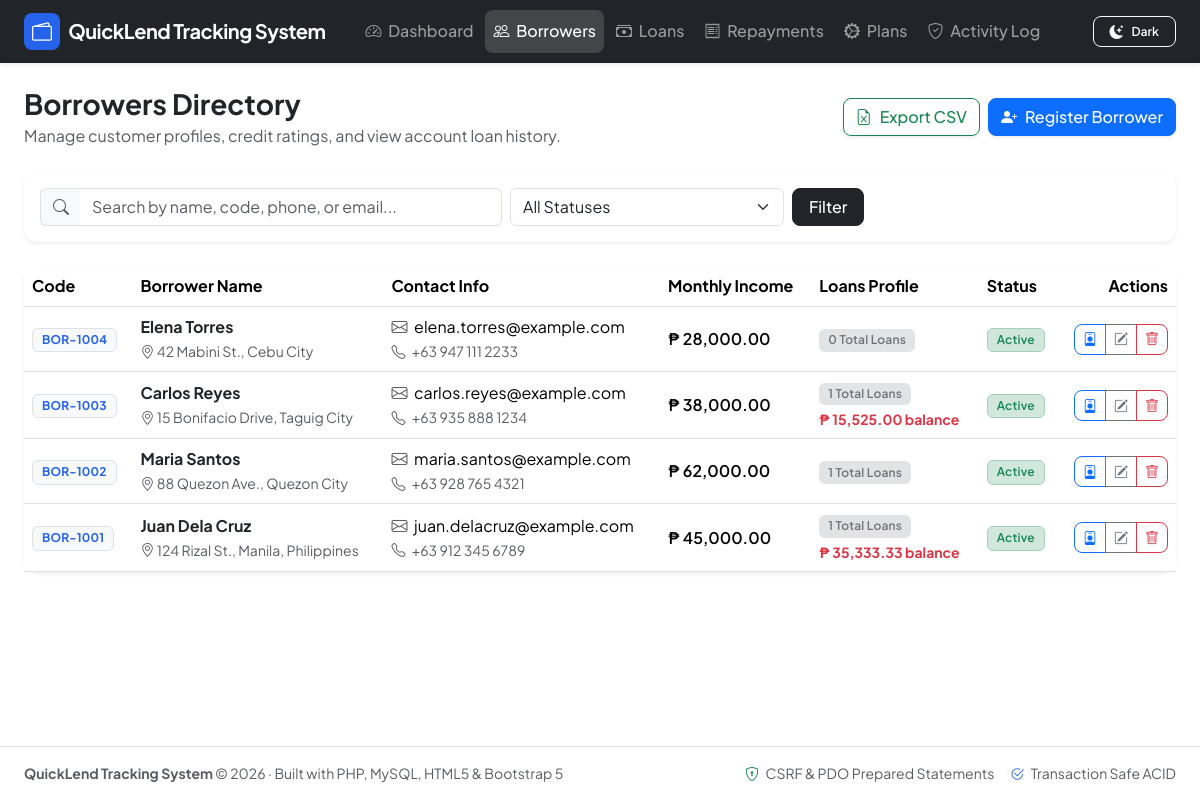
Page /borrowers.php on the committed database.
### tables this page shows
CREATE TABLE `borrowers` (
    `id` INT AUTO_INCREMENT PRIMARY KEY,
    `borrower_code` VARCHAR(20) NOT NULL UNIQUE,
    `first_name` VARCHAR(60) NOT NULL,
    `last_name` VARCHAR(60) NOT NULL,
    `email` VARCHAR(100) NOT NULL UNIQUE,
    `phone` VARCHAR(25) NOT NULL,
    `address` TEXT NOT NULL,
    `monthly_income` DECIMAL(12,2) NOT NULL,
    `status` ENUM('active', 'inactive', 'blacklisted') NOT NULL DEFAULT 'active',
    `created_at` TIMESTAMP DEFAULT CURRENT_TIMESTAMP,
    `updated_at` TIMESTAMP DEFAULT CURRENT_TIMESTAMP ON UPDATE CURRENT_TIMESTAMP,
    INDEX `idx_borrower_code` (`borrower_code`),
    INDEX `idx_borrower_status` (`status`)
);

### functions.php (called while the page is built, shortened)
<?php
require_once __DIR__ . '/config.php';
function getAllBorrowers($pdo, $search = '', $status = '') {
    $sql = "SELECT b.*,
                   COUNT(l.id) AS total_loans,
                   COALESCE(SUM(CASE WHEN l.status IN ('disbursed', 'pending') THEN l.remaining_balance ELSE 0 END), 0) AS total_outstanding
            FROM borrowers b
            LEFT JOIN loans l ON b.id = l.borrower_id
            WHERE 1=1";
    $params = [];
    $sql .= " GROUP BY b.id ORDER BY b.id DESC";
    $stmt = $pdo->prepare($sql);
    $stmt->execute($params);
    return $stmt->fetchAll();
}

### config.php (called while the page is built, shortened)
<?php
function formatCurrency($amount) {
    return APP_CURRENCY . ' ' . number_format((float)$amount, 2);
}

### borrowers.php (the view, shortened to what this page needs)
<?php
require_once __DIR__ . '/config.php';
require_once __DIR__ . '/functions.php';
$pdo = getDbConnection();
$search = trim($_GET['search'] ?? '');
$status = trim($_GET['status'] ?? '');
$borrowers = getAllBorrowers($pdo, $search, $status);
require_once __DIR__ . '/header.php';
?>
<div class="d-flex flex-column flex-md-row justify-content-between align-items-md-center gap-3 mb-4">
    <div>
        <h2 class="h3 fw-bold mb-1">Borrowers Directory</h2>
        <p class="text-muted mb-0">Manage customer profiles, credit ratings, and view account loan history.</p>
    </div>
    <div class="d-flex align-items-center gap-2">
        <a href="export.php?type=borrowers" class="btn btn-outline-success d-flex align-items-center gap-2 shadow-sm">
            <i class="bi bi-file-earmark-excel"></i>
            <span>Export CSV</span>
        </a>
        <button type="button" class="btn btn-primary d-flex align-items-center gap-2 shadow-sm" data-bs-toggle="modal" data-bs-target="#addBorrowerModal">
            <i class="bi bi-person-plus-fill"></i> Register Borrower
        </button>
    </div>
</div>
<div class="card border-0 shadow-sm p-3 mb-4 bg-white">
    <form method="GET" action="borrowers.php" class="row g-2 align-items-center">
        <div class="col-md-6 col-lg-5">
            <div class="input-group">
                <span class="input-group-text bg-light border-end-0"><i class="bi bi-search text-muted"></i></span>
                <input type="text" name="search" class="form-control border-start-0" placeholder="Search by name, code, phone, or email..." value="<?= htmlspecialchars($search) ?>">
            </div>
        </div>
        <div class="col-md-4 col-lg-3">
            <select name="status" class="form-select">
                <option value="">All Statuses</option>
            </select>
        </div>
        <div class="col-auto">
            <button type="submit" class="btn btn-dark px-3">Filter</button>
        </div>
    </form>
</div>
<div class="card border-0 shadow-sm">
    <div class="table-responsive">
        <table class="table table-hover align-middle mb-0">
            <thead>
                <tr>
                    <th>Code</th>
                    <th>Borrower Name</th>
                    <th>Contact Info</th>
                    <th>Monthly Income</th>
                    <th>Loans Profile</th>
                    <th>Status</th>
                    <th class="text-end">Actions</th>
                </tr>
            </thead>
            <tbody>
                <?php if (empty($borrowers)): ?>
                    <tr>
                        <td colspan="7" class="text-center py-5 text-muted">
                            <i class="bi bi-people fs-1 d-block mb-2 text-secondary opacity-50"></i>
                            No borrowers match your search criteria.
                        </td>
                    </tr>
                <?php else: ?>
                    <?php foreach ($borrowers as $b): ?>
                        <tr>
                            <td>
                                <a href="borrower_view.php?id=<?= $b['id'] ?>" class="badge bg-light text-primary border fw-bold text-decoration-none">
                                    <?= htmlspecialchars($b['borrower_code']) ?>
                                </a>
                            </td>
                            <td>
                                <a href="borrower_view.php?id=<?= $b['id'] ?>" class="text-decoration-none">
                                    <div class="fw-bold text-dark"><?= htmlspecialchars($b['first_name'] . ' ' . $b['last_name']) ?></div>
                                </a>
                                <small class="text-muted"><i class="bi bi-geo-alt"></i> <?= htmlspecialchars(substr($b['address'], 0, 35)) . (strlen($b['address']) > 35 ? '...' : '') ?></small>
                            </td>
                            <td>
                                <div><i class="bi bi-envelope text-muted me-1"></i> <?= htmlspecialchars($b['email']) ?></div>
                                <small class="text-muted"><i class="bi bi-telephone text-muted me-1"></i> <?= htmlspecialchars($b['phone']) ?></small>
                            </td>
                            <td>
                                <span class="fw-semibold"><?= formatCurrency($b['monthly_income']) ?></span>
                            </td>
                            <td>
                                <span class="badge bg-secondary-subtle text-secondary me-1"><?= $b['total_loans'] ?> Total Loans</span>
                                <?php if ($b['total_outstanding'] > 0): ?>
                                    <div class="small text-danger fw-bold mt-1">
                                        <?= formatCurrency($b['total_outstanding']) ?> balance
                                    </div>
                                <?php endif; ?>
                            </td>
                            <td>
                                <?php if ($b['status'] === 'active'): ?>
                                    <span class="badge bg-success-subtle text-success border border-success-subtle">Active</span>
                                <?php elseif ($b['status'] === 'blacklisted'): ?>
                                    <span class="badge bg-danger-subtle text-danger border border-danger-subtle">Blacklisted</span>
                                <?php else: ?>
                                    <span class="badge bg-secondary-subtle text-secondary border border-secondary-subtle">Inactive</span>
                                <?php endif; ?>
                            </td>
                            <td class="text-end">
                                <div class="btn-group btn-group-sm">
                                    <a href="borrower_view.php?id=<?= $b['id'] ?>" class="btn btn-outline-primary" title="View 360 Dossier">
                                        <i class="bi bi-person-badge"></i>
                                    </a>
                                    <button type="button" class="btn btn-outline-secondary edit-borrower-btn"
                                        data-id="<?= $b['id'] ?>"
                                        data-first="<?= htmlspecialchars($b['first_name']) ?>"
                                        data-last="<?= htmlspecialchars($b['last_name']) ?>"
                                        data-email="<?= htmlspecialchars($b['email']) ?>"
                                        data-phone="<?= htmlspecialchars($b['phone']) ?>"
                                        data-income="<?= $b['monthly_income'] ?>"
                                        data-address="<?= htmlspecialchars($b['address']) ?>"
                                        data-status="<?= $b['status'] ?>"
                                        data-bs-toggle="modal" data-bs-target="#editBorrowerModal" title="Edit Profile">
                                        <i class="bi bi-pencil-square"></i>
                                    </button>
                                    <button type="button" class="btn btn-outline-danger delete-borrower-btn"
                                        data-id="<?= $b['id'] ?>"
                                        data-name="<?= htmlspecialchars($b['first_name'] . ' ' . $b['last_name']) ?>"
                                        data-bs-toggle="modal" data-bs-target="#deleteBorrowerModal" title="Delete Borrower">
                                        <i class="bi bi-trash"></i>
                                    </button>
                                </div>
                            </td>
                        </tr>
                    <?php endforeach; ?>
                <?php endif; ?>
            </tbody>
        </table>
    </div>
</div>
<?php require_once __DIR__ . '/footer.php'; ?>

### header.php (style rules this page uses)
:root { --bs-primary: #2563eb; --bs-primary-rgb: 37, 99, 235; --font-family-sans-serif: 'Plus Jakarta Sans', system-ui, -apple-system, sans-serif; }
body { font-family: var(--font-family-sans-serif); background-color: var(--bs-body-bg); color: var(--bs-body-color); min-height: 100vh; display: flex; flex-direction: column; transition: background-color 0.2s ease, color 0.2s ease; }
.card { border: 1px solid var(--bs-border-color); border-radius: 0.85rem; box-shadow: 0 4px 6px -1px rgba(0, 0, 0, 0.05); transition: background-color 0.2s ease, border-color 0.2s ease; }
.badge { font-weight: 600; padding: 0.45em 0.75em; letter-spacing: 0.2px; }
.btn { font-weight: 500; border-radius: 0.5rem; }

### rows in the picture
borrowers: borrower_code "BOR-1004", first_name+last_name "Elena Torres", address "42 Mabini St., Cebu City", email "elena.torres@example.com", phone "+63 947 111 2233", monthly_income "₱ 28,000.00", total_loans "0", status "Active"
borrowers: borrower_code "BOR-1003", first_name+last_name "Carlos Reyes", address "15 Bonifacio Drive, Taguig City", email "carlos.reyes@example.com", phone "+63 935 888 1234", monthly_income "₱ 38,000.00", total_loans "1", total_outstanding "₱ 15,525.00", status "Active"
borrowers: borrower_code "BOR-1002", first_name+last_name "Maria Santos", address "88 Quezon Ave., Quezon City", email "maria.santos@example.com", phone "+63 928 765 4321", monthly_income "₱ 62,000.00", total_loans "1", status "Active"
borrowers: borrower_code "BOR-1001", first_name+last_name "Juan Dela Cruz", address "124 Rizal St., Manila, Philippines", email "juan.delacruz@example.com", phone "+63 912 345 6789", monthly_income "₱ 45,000.00", total_loans "1", total_outstanding "₱ 35,333.33", status "Active"

### other values in the picture
APP_NAME "QuickLend Tracking System"
